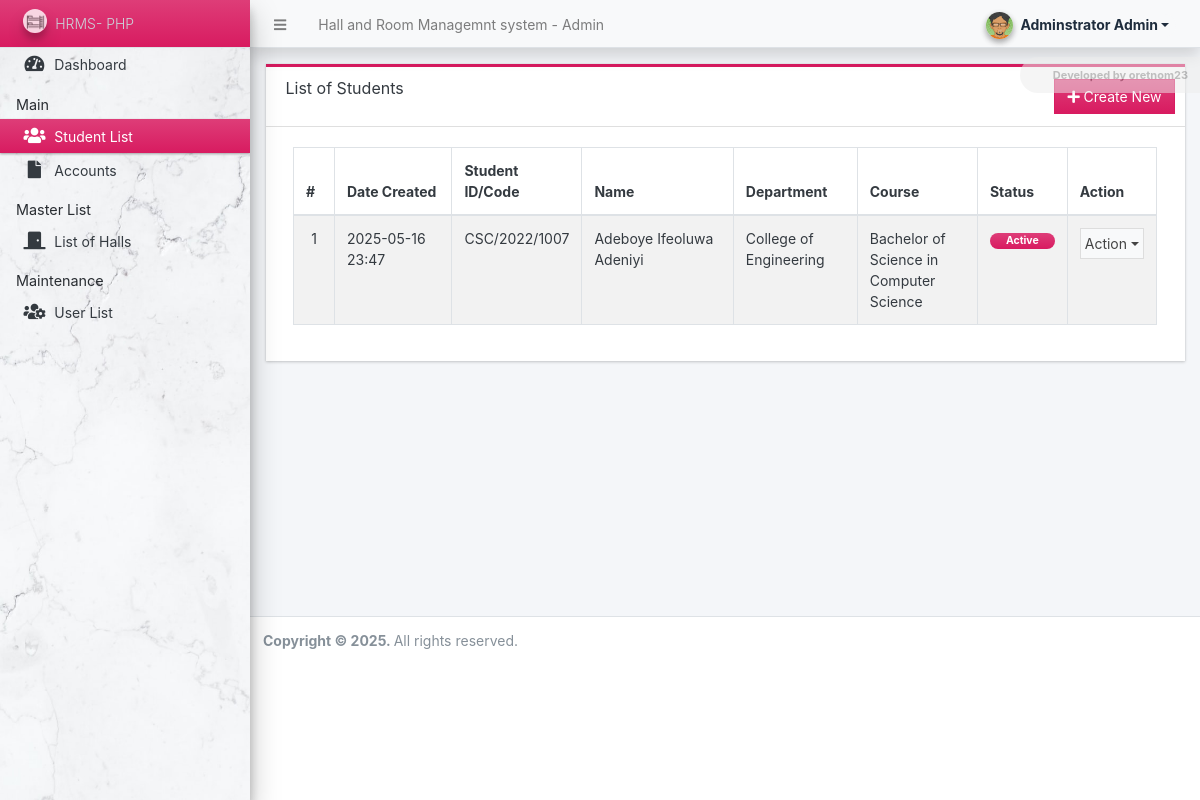
Page /admin/?page=students (signed in) on the committed database.
### tables this page shows
CREATE TABLE `student_list` (
  `id` int(30) NOT NULL,
  `code` varchar(100) NOT NULL,
  `firstname` text NOT NULL,
  `middlename` text DEFAULT NULL,
  `lastname` text NOT NULL,
  `department` text NOT NULL,
  `course` text NOT NULL,
  `gender` varchar(20) NOT NULL,
  `contact` text NOT NULL,
  `email` text NOT NULL,
  `address` text NOT NULL,
  `emergency_name` text NOT NULL,
  `emergency_contact` text NOT NULL,
  `emergency_address` text NOT NULL,
  `emergency_relation` text NOT NULL,
  `status` tinyint(1) NOT NULL DEFAULT 1,
  `delete_flag` tinyint(1) NOT NULL DEFAULT 0,
  `date_created` datetime NOT NULL DEFAULT current_timestamp(),
  `date_updated` datetime NOT NULL DEFAULT current_timestamp() ON UPDATE current_timestamp(),
  `password` varchar(500) DEFAULT NULL
);

### admin/students/index.php (the view, shortened to what this page needs)
<div class="card card-outline rounded-0 card-maroon">
	<div class="card-header">
		<h3 class="card-title">List of Students</h3>
		<div class="card-tools">
			<a href="./?page=students/manage_student" id="create_new" class="btn btn-flat btn-primary"><span class="fas fa-plus"></span>  Create New</a>
		</div>
	</div>
	<div class="card-body">
        <div class="container-fluid">
			<table class="table table-hover table-striped table-bordered" id="list">
				<colgroup>
					<col width="5%">
					<col width="15%">
					<col width="10%">
					<col width="20%">
					<col width="15%">
					<col width="15%">
					<col width="10%">
					<col width="10%">
				</colgroup>
				<thead>
					<tr>
						<th>#</th>
						<th>Date Created</th>
						<th>Student ID/Code</th>
						<th>Name</th>
						<th>Department</th>
						<th>Course</th>
						<th>Status</th>
						<th>Action</th>
					</tr>
				</thead>
				<tbody>
					<?php
					$i = 1;
						$qry = $conn->query("SELECT *, concat(firstname, ' ', coalesce(concat(middlename,' '), ''), lastname) as `name` from `student_list` where delete_flag = 0 order by `name` asc ");
						while($row = $qry->fetch_assoc()):
					?>
						<tr>
							<td class="text-center"><?php echo $i++; ?></td>
							<td><?php echo date("Y-m-d H:i",strtotime($row['date_created'])) ?></td>
							<td><?php echo $row['code'] ?></td>
							<td><?php echo $row['name'] ?></td>
							<td><?php echo $row['department'] ?></td>
							<td><?php echo $row['course'] ?></td>
							<td class="text-center">
								<?php if($row['status'] == 1): ?>
                                    <span class="badge badge-maroon bg-gradient-maroon px-3 rounded-pill">Active</span>
                                <?php else: ?>
                                    <span class="badge badge-light bg-gradient-light border text-dark px-3 rounded-pill">Inactive</span>
                                <?php endif; ?>
                            </td>
							<td align="center">
								 <button type="button" class="btn btn-flat p-1 btn-default btn-sm dropdown-toggle dropdown-icon" data-toggle="dropdown">
				                  		Action
				                  </button>
							</td>
						</tr>
					<?php endwhile; ?>
				</tbody>
			</table>
		</div>
	</div>
</div>

### rows in the picture
student_list: date_created "2025-05-16 23:47", code "CSC/2022/1007", name "Adeboye Ifeoluwa Adeniyi", department "College of Engineering", course "Bachelor of Science in Computer Science", status "Active"

### other values in the picture
$_settings->info('name') "Hall and Room Managemnt system"
$_settings->userdata('firstname').' '.$_settings->userdata('lastname') "Adminstrator Admin"
$_settings->info('short_name') "HRMS- PHP"
